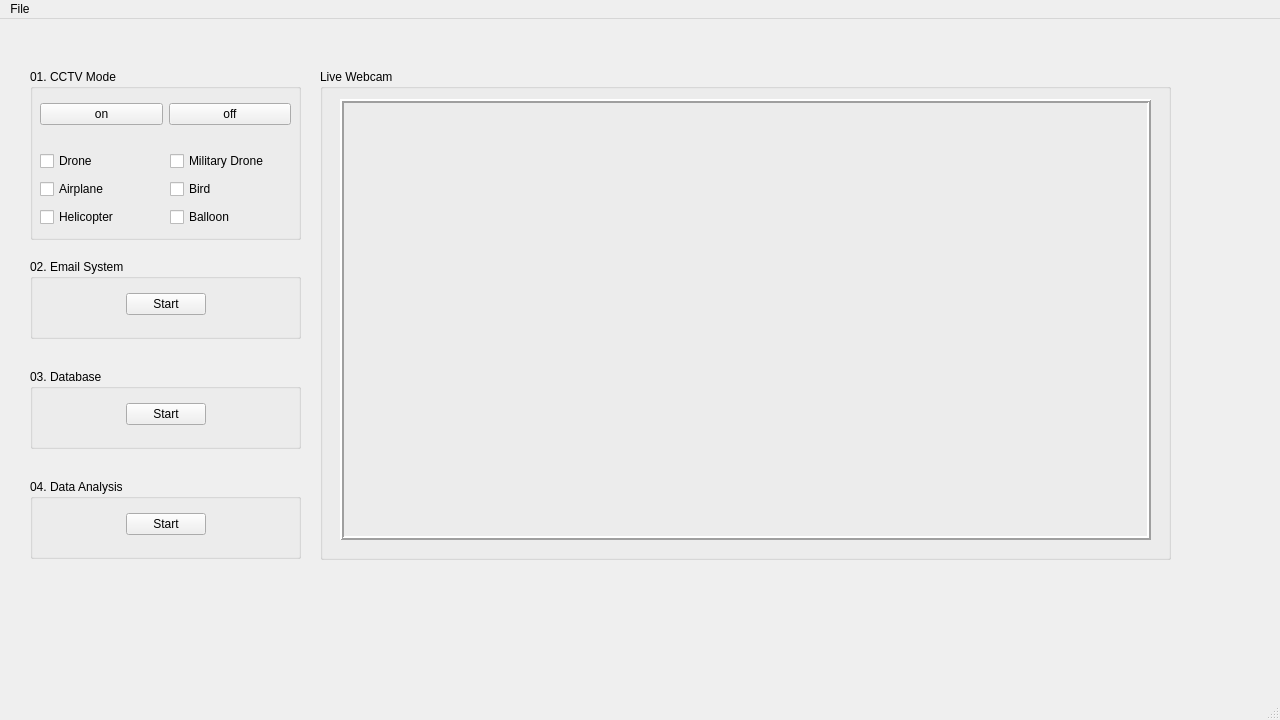
<?xml version="1.0" encoding="UTF-8"?>
<ui version="4.0">
 <class>MainWindow</class>
 <widget class="QMainWindow" name="MainWindow">
  <property name="geometry">
   <rect>
    <x>0</x>
    <y>0</y>
    <width>1280</width>
    <height>720</height>
   </rect>
  </property>
  <property name="windowTitle">
   <string>MainWindow</string>
  </property>
  <widget class="QWidget" name="centralwidget">
   <widget class="QGroupBox" name="cctv_box">
    <property name="geometry">
     <rect>
      <x>30</x>
      <y>50</y>
      <width>271</width>
      <height>171</height>
     </rect>
    </property>
    <property name="title">
     <string>01. CCTV Mode</string>
    </property>
    <widget class="QWidget" name="horizontalLayoutWidget">
     <property name="geometry">
      <rect>
       <x>10</x>
       <y>20</y>
       <width>251</width>
       <height>51</height>
      </rect>
     </property>
     <layout class="QHBoxLayout" name="horizontalLayout">
      <item>
       <widget class="QPushButton" name="pushButton_2">
        <property name="text">
         <string>on</string>
        </property>
       </widget>
      </item>
      <item>
       <widget class="QPushButton" name="pushButton">
        <property name="text">
         <string>off</string>
        </property>
       </widget>
      </item>
     </layout>
    </widget>
    <widget class="QWidget" name="verticalLayoutWidget">
     <property name="geometry">
      <rect>
       <x>10</x>
       <y>80</y>
       <width>121</width>
       <height>80</height>
      </rect>
     </property>
     <layout class="QVBoxLayout" name="verticalLayout">
      <item>
       <widget class="QCheckBox" name="checkBox">
        <property name="text">
         <string>Drone</string>
        </property>
       </widget>
      </item>
      <item>
       <widget class="QCheckBox" name="checkBox_2">
        <property name="text">
         <string>Airplane</string>
        </property>
       </widget>
      </item>
      <item>
       <widget class="QCheckBox" name="checkBox_3">
        <property name="text">
         <string>Helicopter</string>
        </property>
       </widget>
      </item>
     </layout>
    </widget>
    <widget class="QWidget" name="verticalLayoutWidget_2">
     <property name="geometry">
      <rect>
       <x>140</x>
       <y>80</y>
       <width>121</width>
       <height>80</height>
      </rect>
     </property>
     <layout class="QVBoxLayout" name="verticalLayout_2">
      <item>
       <widget class="QCheckBox" name="checkBox_4">
        <property name="text">
         <string>Military Drone</string>
        </property>
       </widget>
      </item>
      <item>
       <widget class="QCheckBox" name="checkBox_5">
        <property name="text">
         <string>Bird</string>
        </property>
       </widget>
      </item>
      <item>
       <widget class="QCheckBox" name="checkBox_6">
        <property name="text">
         <string>Balloon</string>
        </property>
       </widget>
      </item>
     </layout>
    </widget>
   </widget>
   <widget class="QGroupBox" name="webcam_box">
    <property name="geometry">
     <rect>
      <x>320</x>
      <y>50</y>
      <width>851</width>
      <height>491</height>
     </rect>
    </property>
    <property name="title">
     <string>Live Webcam</string>
    </property>
    <widget class="QFrame" name="webcam_frame">
     <property name="geometry">
      <rect>
       <x>20</x>
       <y>30</y>
       <width>811</width>
       <height>441</height>
      </rect>
     </property>
     <property name="frameShape">
      <enum>QFrame::Box</enum>
     </property>
     <property name="frameShadow">
      <enum>QFrame::Raised</enum>
     </property>
     <property name="lineWidth">
      <number>2</number>
     </property>
    </widget>
   </widget>
   <widget class="QGroupBox" name="email_box">
    <property name="geometry">
     <rect>
      <x>30</x>
      <y>240</y>
      <width>271</width>
      <height>80</height>
     </rect>
    </property>
    <property name="title">
     <string>02. Email System</string>
    </property>
    <widget class="QWidget" name="horizontalLayoutWidget_3">
     <property name="geometry">
      <rect>
       <x>10</x>
       <y>20</y>
       <width>251</width>
       <height>51</height>
      </rect>
     </property>
     <layout class="QHBoxLayout" name="horizontalLayout_3">
      <item>
       <spacer name="horizontalSpacer">
        <property name="orientation">
         <enum>Qt::Horizontal</enum>
        </property>
        <property name="sizeHint" stdset="0">
         <size>
          <width>40</width>
          <height>20</height>
         </size>
        </property>
       </spacer>
      </item>
      <item>
       <widget class="QPushButton" name="pushButton_5">
        <property name="text">
         <string>Start</string>
        </property>
       </widget>
      </item>
      <item>
       <spacer name="horizontalSpacer_2">
        <property name="orientation">
         <enum>Qt::Horizontal</enum>
        </property>
        <property name="sizeHint" stdset="0">
         <size>
          <width>40</width>
          <height>20</height>
         </size>
        </property>
       </spacer>
      </item>
     </layout>
    </widget>
   </widget>
   <widget class="QGroupBox" name="database_box">
    <property name="geometry">
     <rect>
      <x>30</x>
      <y>350</y>
      <width>271</width>
      <height>80</height>
     </rect>
    </property>
    <property name="title">
     <string>03. Database</string>
    </property>
    <widget class="QWidget" name="horizontalLayoutWidget_4">
     <property name="geometry">
      <rect>
       <x>10</x>
       <y>20</y>
       <width>251</width>
       <height>51</height>
      </rect>
     </property>
     <layout class="QHBoxLayout" name="horizontalLayout_4">
      <item>
       <spacer name="horizontalSpacer_4">
        <property name="orientation">
         <enum>Qt::Horizontal</enum>
        </property>
        <property name="sizeHint" stdset="0">
         <size>
          <width>40</width>
          <height>20</height>
         </size>
        </property>
       </spacer>
      </item>
      <item>
       <widget class="QPushButton" name="pushButton_6">
        <property name="text">
         <string>Start</string>
        </property>
       </widget>
      </item>
      <item>
       <spacer name="horizontalSpacer_3">
        <property name="orientation">
         <enum>Qt::Horizontal</enum>
        </property>
        <property name="sizeHint" stdset="0">
         <size>
          <width>40</width>
          <height>20</height>
         </size>
        </property>
       </spacer>
      </item>
     </layout>
    </widget>
   </widget>
   <widget class="QGroupBox" name="data_box">
    <property name="geometry">
     <rect>
      <x>30</x>
      <y>460</y>
      <width>271</width>
      <height>80</height>
     </rect>
    </property>
    <property name="title">
     <string>04. Data Analysis</string>
    </property>
    <widget class="QWidget" name="horizontalLayoutWidget_5">
     <property name="geometry">
      <rect>
       <x>10</x>
       <y>20</y>
       <width>251</width>
       <height>51</height>
      </rect>
     </property>
     <layout class="QHBoxLayout" name="horizontalLayout_5">
      <item>
       <spacer name="horizontalSpacer_6">
        <property name="orientation">
         <enum>Qt::Horizontal</enum>
        </property>
        <property name="sizeHint" stdset="0">
         <size>
          <width>40</width>
          <height>20</height>
         </size>
        </property>
       </spacer>
      </item>
      <item>
       <widget class="QPushButton" name="pushButton_7">
        <property name="text">
         <string>Start</string>
        </property>
       </widget>
      </item>
      <item>
       <spacer name="horizontalSpacer_5">
        <property name="orientation">
         <enum>Qt::Horizontal</enum>
        </property>
        <property name="sizeHint" stdset="0">
         <size>
          <width>40</width>
          <height>20</height>
         </size>
        </property>
       </spacer>
      </item>
     </layout>
    </widget>
   </widget>
  </widget>
  <widget class="QMenuBar" name="menubar">
   <property name="geometry">
    <rect>
     <x>0</x>
     <y>0</y>
     <width>1280</width>
     <height>26</height>
    </rect>
   </property>
   <widget class="QMenu" name="menuFile">
    <property name="title">
     <string>File</string>
    </property>
    <addaction name="actionExit"/>
   </widget>
   <addaction name="menuFile"/>
  </widget>
  <widget class="QStatusBar" name="statusbar"/>
  <action name="actionExit">
   <property name="text">
    <string>Exit</string>
   </property>
  </action>
 </widget>
 <resources/>
 <connections/>
</ui>
